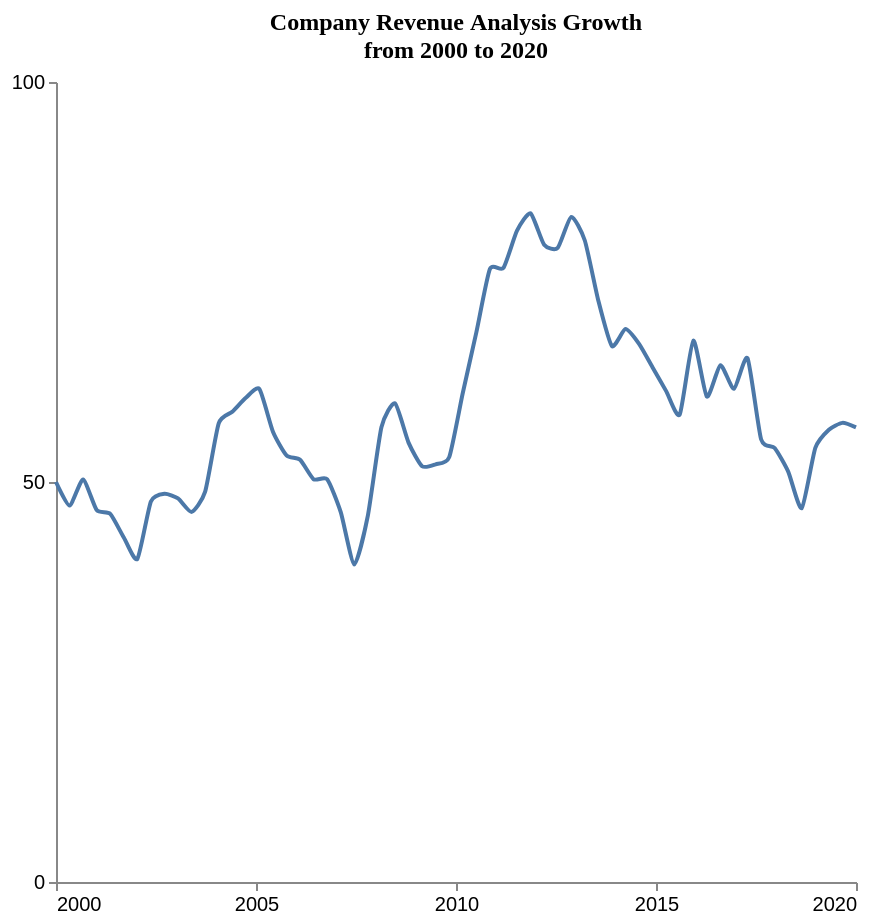

The specification (Vega-Lite) saved for this image:
### Vega-Lite specification from a JSON file in a GitHub repository (floating-point values rounded to 4 significant figures)
{"$schema": "https://vega.github.io/schema/vega-lite/v5.json", "description": "Pattern: downward", "data": {"values": [{"X": 2000.0, "Y": 50.0}, {"X": 2000.0, "Y": 47.05}, {"X": 2001.0, "Y": 50.3}, {"X": 2001.0, "Y": 46.49}, {"X": 2001.0, "Y": 46.02}, {"X": 2002.0, "Y": 43.07}, {"X": 2002.0, "Y": 40.38}, {"X": 2002.0, "Y": 47.56}, {"X": 2003.0, "Y": 48.54}, {"X": 2003.0, "Y": 47.94}, {"X": 2003.0, "Y": 46.26}, {"X": 2004.0, "Y": 48.79}, {"X": 2004.0, "Y": 57.32}, {"X": 2004.0, "Y": 58.78}, {"X": 2005.0, "Y": 60.52}, {"X": 2005.0, "Y": 61.62}, {"X": 2005.0, "Y": 56.29}, {"X": 2006.0, "Y": 53.34}, {"X": 2006.0, "Y": 52.78}, {"X": 2006.0, "Y": 50.34}, {"X": 2007.0, "Y": 50.34}, {"X": 2007.0, "Y": 46.22}, {"X": 2007.0, "Y": 39.68}, {"X": 2008.0, "Y": 45.8}, {"X": 2008.0, "Y": 56.84}, {"X": 2008.0, "Y": 59.84}, {"X": 2009.0, "Y": 54.92}, {"X": 2009.0, "Y": 51.97}, {"X": 2009.0, "Y": 52.21}, {"X": 2010.0, "Y": 53.11}, {"X": 2010.0, "Y": 61.13}, {"X": 2011.0, "Y": 68.71}, {"X": 2011.0, "Y": 76.62}, {"X": 2011.0, "Y": 76.77}, {"X": 2012.0, "Y": 81.42}, {"X": 2012.0, "Y": 83.58}, {"X": 2012.0, "Y": 79.66}, {"X": 2013.0, "Y": 79.26}, {"X": 2013.0, "Y": 83.14}, {"X": 2013.0, "Y": 80.19}, {"X": 2014.0, "Y": 72.66}, {"X": 2014.0, "Y": 66.99}, {"X": 2014.0, "Y": 69.12}, {"X": 2015.0, "Y": 67.26}, {"X": 2015.0, "Y": 64.31}, {"X": 2015.0, "Y": 61.36}, {"X": 2016.0, "Y": 58.44}, {"X": 2016.0, "Y": 67.67}, {"X": 2016.0, "Y": 60.68}, {"X": 2017.0, "Y": 64.6}, {"X": 2017.0, "Y": 61.65}, {"X": 2017.0, "Y": 65.47}, {"X": 2018.0, "Y": 55.34}, {"X": 2018.0, "Y": 54.25}, {"X": 2018.0, "Y": 51.3}, {"X": 2019.0, "Y": 46.73}, {"X": 2019.0, "Y": 54.26}, {"X": 2019.0, "Y": 56.54}, {"X": 2020.0, "Y": 57.39}, {"X": 2020.0, "Y": 56.82}]}, "mark": {"type": "line", "interpolate": "cardinal", "tension": 0.4}, "encoding": {"x": {"field": "X", "type": "quantitative", "title": "", "axis": {"grid": false, "format": "d", "values": [2000, 2005, 2010, 2015, 2020], "tickSize": 4}, "scale": {"domain": [2000, 2020]}}, "y": {"field": "Y", "type": "quantitative", "title": "", "axis": {"grid": false, "format": "d", "values": [0, 50, 100], "tickSize": 4, "tickOpacity": 1}, "scale": {"domain": [0, 100]}}}, "title": {"text": "Company Revenue Analysis Growth^ from 2000 to 2020", "anchor": "middle", "font": "Tahoma", "fontSize": 12}, "config": {"lineBreak": "^", "view": {"stroke": null}}, "height": 400, "width": 400, "autosize": "pad"}
